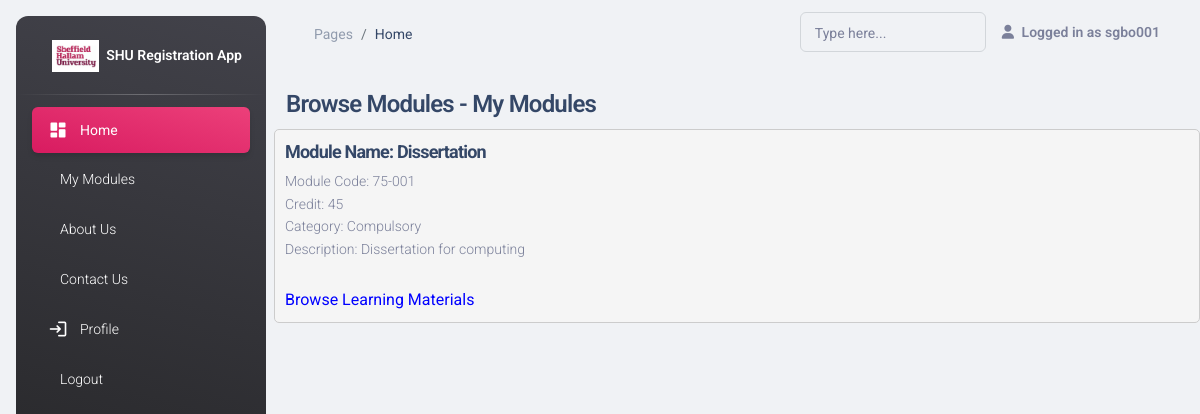
Screenshot of /courses/my_module/ (signed in) with the database file from the repository.
### modules/models.py (models this page shows, shortened)
class Module(models.Model):
    name = models.CharField(max_length=100)
    code = models.CharField(max_length=20, unique=True)
    credit = models.CharField(max_length=10)
    category = models.CharField(max_length=250, choices=(
        ("Compulsory", "Compulsory"),
        ("Elective", "Elective"),
    ))
    description = models.TextField()
    available = models.BooleanField()
    courses = models.ManyToManyField(Course)

### modules/views.py (the view)
# urls.py: path('my_module/', my_module, name='my_module'),
def my_module(request):
    student_name = request.user  # Replace with the actual student name
    registered_users = RegisteredUser.objects.filter(student__username=student_name)
    modules = Module.objects.filter(pk__in=registered_users.values_list('module_code', flat=True))
    return render(request, 'myModule.html', {'modules': modules})

### modules/templates/myModule.html (shortened to what this page needs)
{% extends "base.html" %}
{% block content %}
<h4>Browse Modules - My Modules</h4>
{% for module in modules %}
<div class="course-module">
    <h3>Module Name: {{ module.name }}</h3>
        <p>Module Code: {{ module.code }}</p>
        <p>Credit: {{ module.credit }}</p>
        <p>Category: {{ module.category }}</p>
        <p>Description: {{ module.description }}</p>
        <br>
        <a href="#"  style="color: Blue;">Browse Learning Materials</a></div>
    {% empty %}
        <p>No modules found.</p>
    {% endfor %}
{% endblock %}

### modules/templates/base.html (shortened to what this page needs)
{% load static %}
<!DOCTYPE html>
<html lang="en">
<head>
  <link href="{% static 'css/nucleo-icons.css' %}" rel="stylesheet" />
  <link href="{% static 'css/nucleo-svg.css' %}" rel="stylesheet" />
  <link id="pagestyle" href="{% static 'css/material-dashboard.css' %}?v=3.1.0" rel="stylesheet" />
</head>
<body class="g-sidenav-show  bg-gray-200">
  <aside class="sidenav navbar navbar-vertical navbar-expand-xs border-0 border-radius-xl my-3 fixed-start ms-3   bg-gradient-dark" id="sidenav-main">
    <div class="sidenav-header">
      <a class="navbar-brand m-0" href="#" target="_blank">
        <img src="{% static 'img/shu.png' %}" alt="Moodle Registration System" class="ms-1 font-weight-bold"><span class="ms-1 font-weight-bold text-white"> SHU Registration App</span>
      </a>
    </div>
    <hr class="horizontal light mt-0 mb-2">
    <div class="collapse navbar-collapse  w-auto " id="sidenav-collapse-main">
      <ul class="navbar-nav">
        <li class="nav-item">
          <a class="nav-link text-white active bg-gradient-primary" href="{% url 'modules:home' %}">
            <div class="text-white text-center me-2 d-flex align-items-center justify-content-center">
              <i class="material-icons opacity-10">dashboard</i>
            </div>
            <span class="nav-link-text ms-1">Home</span>
          </a
        </li>
        <li class="nav-item">
          <a class="nav-link text-white " href="{% url 'modules:my_module' %}">
            <span class="nav-link-text ms-1">My Modules</span>
          </a>
        </li>
        <li class="nav-item">
          <a class="nav-link text-white " href="{% url 'about' %}">
            <span class="nav-link-text ms-1">About Us</span>
          </a>
        </li>
        <li class="nav-item">
          <a class="nav-link text-white " href="#">
            <span class="nav-link-text ms-1">Contact Us</span>
          </a>
        </li>
        <li class="nav-item">
          <a class="nav-link text-white " href="#">
            <div class="text-white text-center me-2 d-flex align-items-center justify-content-center">
              <i class="material-icons opacity-10">login</i>
            </div>
            <span class="nav-link-text ms-1">Profile</span>
          </a>
        </li>
        <li class="nav-item">
          {%if user.is_authenticated%}
          <a class="nav-link text-white "href="{% url 'logout' %}">
            <span class="nav-link-text ms-1">Logout</span>
          </a>
          {%endif%}
        </li>
      </ul>
    </div>
  </aside>
  <main class="main-content position-relative max-height-vh-100 h-100 border-radius-lg ">
    <nav class="navbar navbar-main navbar-expand-lg px-0 mx-4 shadow-none border-radius-xl" id="navbarBlur" data-scroll="true">
      <div class="container-fluid py-1 px-3">
        <nav aria-label="breadcrumb">
          <ol class="breadcrumb bg-transparent mb-0 pb-0 pt-1 px-0 me-sm-6 me-5">
            <li class="breadcrumb-item text-sm"><a class="opacity-5 text-dark" href="javascript:;">Pages</a></li>
            <li class="breadcrumb-item text-sm text-dark active" aria-current="page">Home</li>
          </ol>
        </nav>
        <div class="collapse navbar-collapse mt-sm-0 mt-2 me-md-0 me-sm-4" id="navbar">
  <div class="ms-md-auto pe-md-3 d-flex align-items-center">
    <div class="input-group input-group-outline">
      <label class="form-label">Type here...</label>
      <input type="text" class="form-control">
    </div>
  </div>
          <ul class="navbar-nav  justify-content-end">
            {% if user.is_authenticated %}
            <li class="nav-item d-flex align-items-center">
              <span class="nav-link text-body font-weight-bold px-0">
                <i class="fa fa-user me-sm-1"></i>
                <span class="d-sm-inline d-none">Logged in as {{ user.username }}</span>
              </span>
            </li>
          {% endif %}
          </ul>
        </div>
      </div>
    </nav>
    <div class="container-fluid py-4">
      <div class="row">
        <h4 class="mb-0">{% block content %}{% endblock %}</h4>
      </div>
      <footer class="footer py-4  ">
      </footer>
    </div>
  </main>
</body>
</html>

### modules/templates/myModule.html (style rules this page uses)
.course-module { border: 1px solid #ccc; border-radius: 5px; padding: 10px; margin-bottom: 10px; background-color: #f5f5f5; }
.course-module h3 { font-size: 18px; font-weight: bold; margin-top: 0; margin-bottom: 5px; }
.course-module p { font-size: 14px; margin: 0; }

### rows the page displays
Module: name "Dissertation", code "75-001", credit "45", category "Compulsory", description "Dissertation for computing"

### other values shown
{{ user.username }} "sgbo001"
